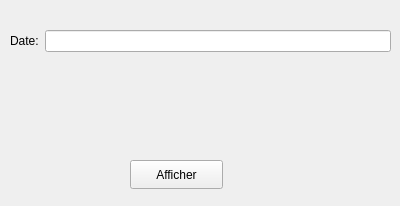
<?xml version="1.0" encoding="UTF-8"?>
<ui version="4.0">
 <class>AfficherTag</class>
 <widget class="QWidget" name="AfficherTag">
  <property name="geometry">
   <rect>
    <x>0</x>
    <y>0</y>
    <width>400</width>
    <height>206</height>
   </rect>
  </property>
  <property name="windowTitle">
   <string>Form</string>
  </property>
  <widget class="QWidget" name="formLayoutWidget">
   <property name="geometry">
    <rect>
     <x>10</x>
     <y>30</y>
     <width>381</width>
     <height>41</height>
    </rect>
   </property>
   <layout class="QFormLayout" name="formLayout">
    <item row="0" column="0">
     <widget class="QLabel" name="label_2">
      <property name="text">
       <string>Date:</string>
      </property>
     </widget>
    </item>
    <item row="0" column="1">
     <widget class="QLineEdit" name="lineEditDate"/>
    </item>
   </layout>
  </widget>
  <widget class="QPushButton" name="pushButton">
   <property name="geometry">
    <rect>
     <x>130</x>
     <y>160</y>
     <width>93</width>
     <height>29</height>
    </rect>
   </property>
   <property name="text">
    <string>Afficher</string>
   </property>
  </widget>
 </widget>
 <resources/>
 <connections/>
</ui>
